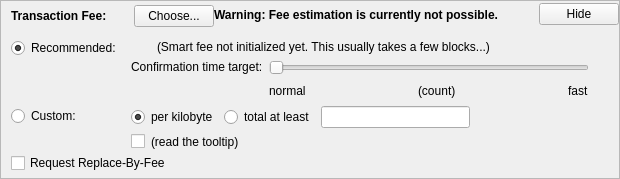
    <widget class="QFrame" name="frameFee">
     <property name="sizePolicy">
      <sizepolicy hsizetype="Expanding" vsizetype="Expanding">
       <horstretch>0</horstretch>
       <verstretch>0</verstretch>
      </sizepolicy>
     </property>
     <property name="maximumSize">
      <size>
       <width>16777215</width>
       <height>16777215</height>
      </size>
     </property>
     <property name="frameShape">
      <enum>QFrame::StyledPanel</enum>
     </property>
     <property name="frameShadow">
      <enum>QFrame::Sunken</enum>
     </property>
     <layout class="QVBoxLayout" name="verticalLayoutFee1">
      <property name="spacing">
       <number>0</number>
      </property>
      <property name="leftMargin">
       <number>0</number>
      </property>
      <property name="topMargin">
       <number>0</number>
      </property>
      <property name="rightMargin">
       <number>0</number>
      </property>
      <property name="bottomMargin">
       <number>0</number>
      </property>
      <item>
       <layout class="QVBoxLayout" name="verticalLayoutFee2" stretch="0,0,0">
        <property name="spacing">
         <number>0</number>
        </property>
        <property name="leftMargin">
         <number>10</number>
        </property>
        <property name="topMargin">
         <number>0</number>
        </property>
        <item>
         <layout class="QHBoxLayout" name="horizontalLayoutFee1">
          <property name="bottomMargin">
           <number>0</number>
          </property>
          <item>
           <layout class="QVBoxLayout" name="verticalLayoutFee7">
            <property name="spacing">
             <number>0</number>
            </property>
            <item>
             <spacer name="verticalSpacerSmartFee">
              <property name="orientation">
               <enum>Qt::Vertical</enum>
              </property>
              <property name="sizeType">
               <enum>QSizePolicy::Fixed</enum>
              </property>
              <property name="sizeHint" stdset="0">
               <size>
                <width>1</width>
                <height>4</height>
               </size>
              </property>
             </spacer>
            </item>
            <item>
             <layout class="QHBoxLayout" name="horizontalLayoutSmartFee">
              <property name="spacing">
               <number>10</number>
              </property>
              <item>
               <widget class="QLabel" name="labelFeeHeadline">
                <property name="sizePolicy">
                 <sizepolicy hsizetype="Preferred" vsizetype="Maximum">
                  <horstretch>0</horstretch>
                  <verstretch>0</verstretch>
                 </sizepolicy>
                </property>
                <property name="font">
                 <font>
                  <weight>75</weight>
                  <bold>true</bold>
                 </font>
                </property>
                <property name="styleSheet">
                 <string notr="true">font-weight:bold;</string>
                </property>
                <property name="text">
                 <string>Transaction Fee:</string>
                </property>
               </widget>
              </item>
              <item>
               <widget class="QLabel" name="labelFeeMinimized">
                <property name="text">
                 <string/>
                </property>
               </widget>
              </item>
              <item>
               <widget class="QPushButton" name="buttonChooseFee">
                <property name="text">
                 <string>Choose...</string>
                </property>
               </widget>
              </item>
             </layout>
            </item>
            <item>
             <spacer name="verticalSpacer_5">
              <property name="orientation">
               <enum>Qt::Vertical</enum>
              </property>
              <property name="sizeHint" stdset="0">
               <size>
                <width>1</width>
                <height>1</height>
               </size>
              </property>
             </spacer>
            </item>
           </layout>
          </item>
          <item>
           <widget class="QLabel" name="fallbackFeeWarningLabel">
            <property name="toolTip">
             <string>Using the fallbackfee can result in sending a transaction that will take several hours or days (or never) to confirm. Consider choosing your fee manually or wait until your have validated the complete chain.</string>
            </property>
            <property name="font">
            <font>
                <weight>75</weight>
                <bold>true</bold>
            </font>
            </property>
            <property name="text">
             <string>Warning: Fee estimation is currently not possible.</string>
            </property>
            <property name="wordWrap">
             <bool>false</bool>
            </property>
           </widget>
          </item>
          <item>
           <spacer name="horizontalSpacer_4">
            <property name="orientation">
             <enum>Qt::Horizontal</enum>
            </property>
            <property name="sizeType">
             <enum>QSizePolicy::MinimumExpanding</enum>
            </property>
            <property name="sizeHint" stdset="0">
             <size>
              <width>40</width>
              <height>20</height>
             </size>
            </property>
           </spacer>
          </item>
          <item>
           <widget class="QPushButton" name="buttonMinimizeFee">
            <property name="toolTip">
             <string>collapse fee-settings</string>
            </property>
            <property name="text">
             <string>Hide</string>
            </property>
           </widget>
          </item>
         </layout>
        </item>
        <item>
         <widget class="QFrame" name="frameFeeSelection">
          <layout class="QVBoxLayout" name="verticalLayoutFee12">
           <property name="spacing">
            <number>0</number>
           </property>
           <property name="leftMargin">
            <number>0</number>
           </property>
           <property name="topMargin">
            <number>0</number>
           </property>
           <property name="rightMargin">
            <number>0</number>
           </property>
           <property name="bottomMargin">
            <number>0</number>
           </property>
           <item>
            <layout class="QGridLayout" name="gridLayoutFee">
             <property name="topMargin">
              <number>10</number>
             </property>
             <property name="bottomMargin">
              <number>4</number>
             </property>
             <property name="horizontalSpacing">
              <number>10</number>
             </property>
             <property name="verticalSpacing">
              <number>4</number>
             </property>
             <item row="1" column="1">
              <layout class="QVBoxLayout" name="verticalLayoutFee8">
               <property name="spacing">
                <number>6</number>
               </property>
               <item>
                <layout class="QHBoxLayout" name="horizontalLayoutFee13">
                 <item>
                  <widget class="QRadioButton" name="radioCustomPerKilobyte">
                   <property name="toolTip">
                    <string>If the custom fee is set to 1000 satoshis and the transaction is only 250 bytes, then &quot;per kilobyte&quot; only pays 250 satoshis in fee, while &quot;total at least&quot; pays 1000 satoshis. For transactions bigger than a kilobyte both pay by kilobyte.</string>
                   </property>
                   <property name="text">
                    <string>per kilobyte</string>
                   </property>
                   <property name="checked">
                    <bool>true</bool>
                   </property>
                   <attribute name="buttonGroup">
                    <string notr="true">groupCustomFee</string>
                   </attribute>
                  </widget>
                 </item>
                 <item>
                  <widget class="QRadioButton" name="radioCustomAtLeast">
                   <property name="toolTip">
                    <string>If the custom fee is set to 1000 satoshis and the transaction is only 250 bytes, then &quot;per kilobyte&quot; only pays 250 satoshis in fee, while &quot;total at least&quot; pays 1000 satoshis. For transactions bigger than a kilobyte both pay by kilobyte.</string>
                   </property>
                   <property name="text">
                    <string>total at least</string>
                   </property>
                   <attribute name="buttonGroup">
                    <string notr="true">groupCustomFee</string>
                   </attribute>
                  </widget>
                 </item>
                 <item>
                  <widget class="BitcoinAmountField" name="customFee"/>
                 </item>
                 <item>
                  <spacer name="horizontalSpacer_6">
                   <property name="orientation">
                    <enum>Qt::Horizontal</enum>
                   </property>
                   <property name="sizeHint" stdset="0">
                    <size>
                     <width>1</width>
                     <height>1</height>
                    </size>
                   </property>
                  </spacer>
                 </item>
                </layout>
               </item>
               <item>
                <layout class="QHBoxLayout" name="horizontalLayoutFee8">
                 <item>
                  <widget class="QCheckBox" name="checkBoxMinimumFee">
                   <property name="toolTip">
                    <string>Paying only the minimum fee is just fine as long as there is less transaction volume than space in the blocks. But be aware that this can end up in a never confirming transaction once there is more demand for detkcoin transactions than the network can process.</string>
                   </property>
                   <property name="text">
                    <string/>
                   </property>
                  </widget>
                 </item>
                 <item>
                  <widget class="QLabel" name="labelMinFeeWarning">
                   <property name="enabled">
                    <bool>true</bool>
                   </property>
                   <property name="toolTip">
                    <string>Paying only the minimum fee is just fine as long as there is less transaction volume than space in the blocks. But be aware that this can end up in a never confirming transaction once there is more demand for detkcoin transactions than the network can process.</string>
                   </property>
                   <property name="text">
                    <string>(read the tooltip)</string>
                   </property>
                   <property name="margin">
                    <number>5</number>
                   </property>
                  </widget>
                 </item>
                 <item>
                  <spacer name="horizontalSpacer_2">
                   <property name="orientation">
                    <enum>Qt::Horizontal</enum>
                   </property>
                   <property name="sizeHint" stdset="0">
                    <size>
                     <width>1</width>
                     <height>1</height>
                    </size>
                   </property>
                  </spacer>
                 </item>
                </layout>
               </item>
              </layout>
             </item>
             <item row="0" column="0">
              <layout class="QVBoxLayout" name="verticalLayoutFee4" stretch="0,1">
               <item>
                <widget class="QRadioButton" name="radioSmartFee">
                 <property name="text">
                  <string>Recommended:</string>
                 </property>
                 <property name="checked">
                  <bool>true</bool>
                 </property>
                 <attribute name="buttonGroup">
                  <string notr="true">groupFee</string>
                 </attribute>
                </widget>
               </item>
               <item>
                <spacer name="verticalSpacer_2">
                 <property name="orientation">
                  <enum>Qt::Vertical</enum>
                 </property>
                 <property name="sizeHint" stdset="0">
                  <size>
                   <width>1</width>
                   <height>1</height>
                  </size>
                 </property>
                </spacer>
               </item>
              </layout>
             </item>
             <item row="1" column="0">
              <layout class="QVBoxLayout" name="verticalLayoutFee9" stretch="0,1">
               <item>
                <widget class="QRadioButton" name="radioCustomFee">
                 <property name="text">
                  <string>Custom:</string>
                 </property>
                 <attribute name="buttonGroup">
                  <string notr="true">groupFee</string>
                 </attribute>
                </widget>
               </item>
               <item>
                <spacer name="verticalSpacer_6">
                 <property name="orientation">
                  <enum>Qt::Vertical</enum>
                 </property>
                 <property name="sizeHint" stdset="0">
                  <size>
                   <width>1</width>
                   <height>1</height>
                  </size>
                 </property>
                </spacer>
               </item>
              </layout>
             </item>
             <item row="0" column="1">
              <layout class="QVBoxLayout" name="verticalLayoutFee3" stretch="0,0,1">
               <property name="spacing">
                <number>6</number>
               </property>
               <property name="topMargin">
                <number>2</number>
               </property>
               <item>
                <layout class="QHBoxLayout" name="horizontalLayoutFee12">
                 <item>
                  <widget class="QLabel" name="labelSmartFee">
                   <property name="text">
                    <string/>
                   </property>
                   <property name="margin">
                    <number>2</number>
                   </property>
                  </widget>
                 </item>
                 <item>
                  <widget class="QLabel" name="labelFeeEstimation">
                   <property name="text">
                    <string/>
                   </property>
                  </widget>
                 </item>
                 <item>
                  <widget class="QLabel" name="labelSmartFee2">
                   <property name="text">
                    <string>(Smart fee not initialized yet. This usually takes a few blocks...)</string>
                   </property>
                   <property name="margin">
                    <number>2</number>
                   </property>
                  </widget>
                 </item>
                 <item>
                  <spacer name="horizontalSpacer_5">
                   <property name="orientation">
                    <enum>Qt::Horizontal</enum>
                   </property>
                   <property name="sizeHint" stdset="0">
                    <size>
                     <width>1</width>
                     <height>1</height>
                    </size>
                   </property>
                  </spacer>
                 </item>
                </layout>
               </item>
               <item>
                <layout class="QHBoxLayout" name="horizontalLayoutFee9">
                 <item>
                  <layout class="QVBoxLayout" name="verticalLayoutFee6">
                   <item>
                    <widget class="QLabel" name="labelSmartFee3">
                     <property name="text">
                      <string>Confirmation time target:</string>
                     </property>
                     <property name="margin">
                      <number>2</number>
                     </property>
                    </widget>
                   </item>
                   <item>
                    <spacer name="verticalSpacer_3">
                     <property name="orientation">
                      <enum>Qt::Vertical</enum>
                     </property>
                     <property name="sizeHint" stdset="0">
                      <size>
                       <width>1</width>
                       <height>1</height>
                      </size>
                     </property>
                    </spacer>
                   </item>
                  </layout>
                 </item>
                 <item>
                  <layout class="QVBoxLayout" name="verticalLayoutFee5">
                   <property name="rightMargin">
                    <number>30</number>
                   </property>
                   <item>
                    <widget class="QSlider" name="sliderSmartFee">
                     <property name="minimum">
                      <number>0</number>
                     </property>
                     <property name="maximum">
                      <number>23</number>
                     </property>
                     <property name="pageStep">
                      <number>1</number>
                     </property>
                     <property name="value">
                      <number>0</number>
                     </property>
                     <property name="orientation">
                      <enum>Qt::Horizontal</enum>
                     </property>
                     <property name="invertedAppearance">
                      <bool>false</bool>
                     </property>
                     <property name="invertedControls">
                      <bool>false</bool>
                     </property>
                     <property name="tickPosition">
                      <enum>QSlider::NoTicks</enum>
                     </property>
                    </widget>
                   </item>
                   <item>
                    <layout class="QHBoxLayout" name="horizontalLayoutFee10">
                     <item>
                      <widget class="QLabel" name="labelSmartFeeNormal">
                       <property name="text">
                        <string>normal</string>
                       </property>
                      </widget>
                     </item>
                     <item>
                      <spacer name="horizontalSpacer_7">
                       <property name="orientation">
                        <enum>Qt::Horizontal</enum>
                       </property>
                       <property name="sizeHint" stdset="0">
                        <size>
                         <width>40</width>
                         <height>20</height>
                        </size>
                       </property>
                      </spacer>
                     </item>
                     <item>
                      <widget class="QLabel" name="confirmationTargetLabel">
                       <property name="text">
                        <string notr="true">(count)</string>
                       </property>
                      </widget>
                     </item>
                     <item>
                      <spacer name="horizontalSpacer_3">
                       <property name="orientation">
                        <enum>Qt::Horizontal</enum>
                       </property>
                       <property name="sizeHint" stdset="0">
                        <size>
                         <width>40</width>
                         <height>20</height>
                        </size>
                       </property>
                      </spacer>
                     </item>
                     <item>
                      <widget class="QLabel" name="labelSmartFeeFast">
                       <property name="text">
                        <string>fast</string>
                       </property>
                      </widget>
                     </item>
                    </layout>
                   </item>
                  </layout>
                 </item>
                </layout>
               </item>
               <item>
                <spacer name="verticalSpacer_4">
                 <property name="orientation">
                  <enum>Qt::Vertical</enum>
                 </property>
                 <property name="sizeHint" stdset="0">
                  <size>
                   <width>1</width>
                   <height>1</height>
                  </size>
                 </property>
                </spacer>
               </item>
              </layout>
             </item>
            </layout>
           </item>
           <item>
            <widget class="QCheckBox" name="optInRBF">
             <property name="text">
              <string>Request Replace-By-Fee</string>
             </property>
             <property name="toolTip">
              <string>Indicates that the sender may wish to replace this transaction with a new one paying higher fees (prior to being confirmed).</string>
             </property>
            </widget>
           </item>
          </layout>
         </widget>
        </item>
        <item>
         <spacer name="verticalSpacerFee">
          <property name="orientation">
           <enum>Qt::Vertical</enum>
          </property>
          <property name="sizeHint" stdset="0">
           <size>
            <width>40</width>
            <height>5</height>
           </size>
          </property>
         </spacer>
        </item>
       </layout>
      </item>
     </layout>
    </widget>
